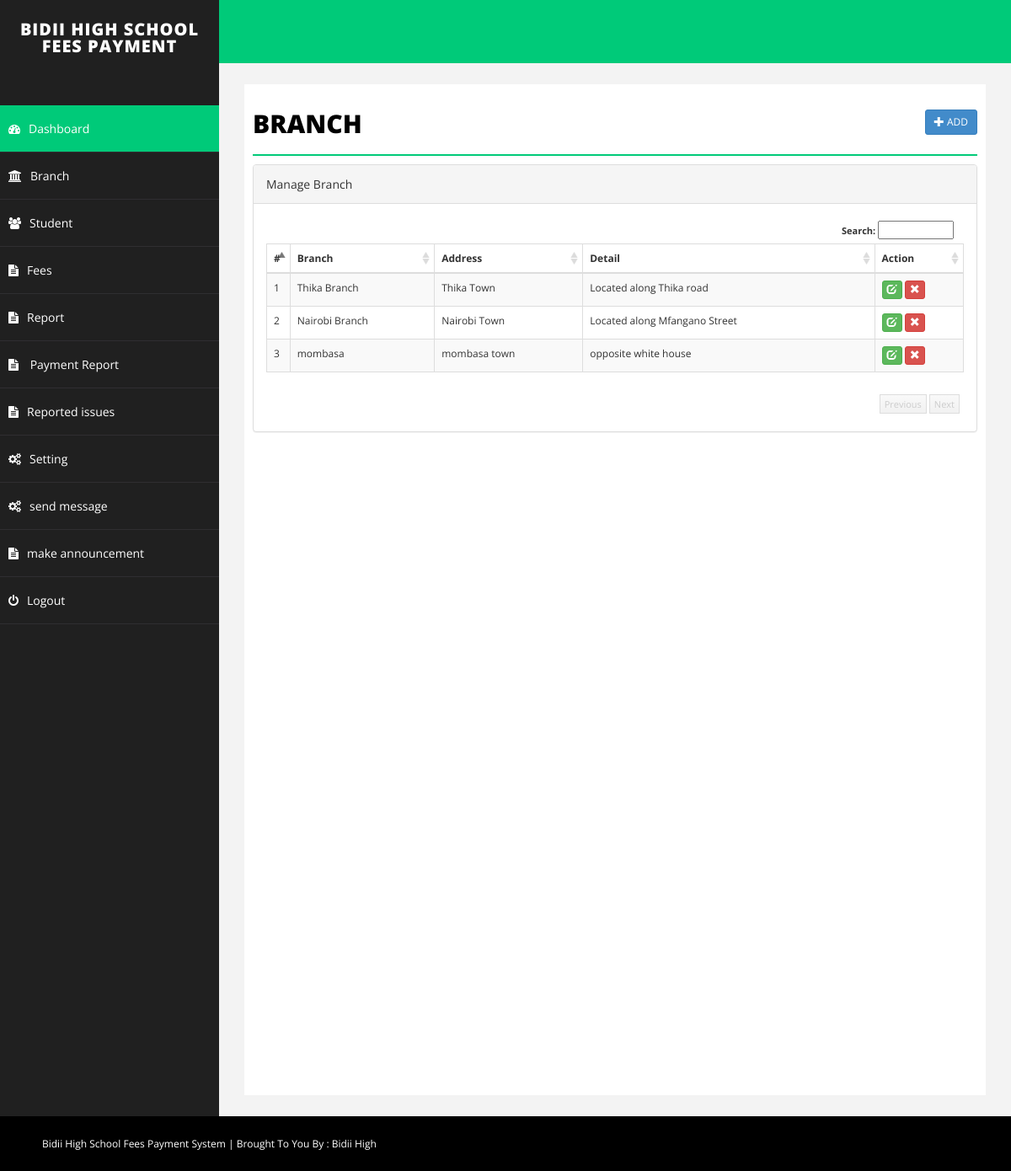
/branch.php, run on the app's committed database.
### tables this page shows
CREATE TABLE `branch` (
  `id` int(11) NOT NULL,
  `branch` varchar(255) NOT NULL,
  `address` text NOT NULL,
  `detail` text NOT NULL,
  `delete_status` enum('0','1') NOT NULL DEFAULT '0'
);

### branch.php (the view, shortened to what this page needs)
<?php
include("php/dbconnect.php");
$branch='';
$address='';
$detail = '';
$id= '';
$action = "add";
?>
<!DOCTYPE html>
<html xmlns="http://www.w3.org/1999/xhtml">
<head>
    <link href="css/bootstrap.css" rel="stylesheet" />
    <link href="css/font-awesome.css" rel="stylesheet" />
    <link href="css/basic.css" rel="stylesheet" />
    <link href="css/custom.css" rel="stylesheet" />
</head>
<?php
include("php/header.php");
?>
        <div id="page-wrapper">
            <div id="page-inner">
                <div class="row">
                    <div class="col-md-12">
                        <h1 class="page-head-line">Branch
						<?php
						echo (isset($_GET['action']) && @$_GET['action']=="add" || @$_GET['action']=="edit")?
						' <a href="branch.php" class="btn btn-primary btn-sm pull-right">Back <i class="glyphicon glyphicon-arrow-right"></i></a>':'<a href="branch.php?action=add" class="btn btn-primary btn-sm pull-right"><i class="glyphicon glyphicon-plus"></i> Add </a>';
						?>
						</h1>
                    </div>
                </div>
        <?php
		 if(isset($_GET['action']) && @$_GET['action']=="add" || @$_GET['action']=="edit")
		 {
		?>
			<script type="text/javascript" src="js/validation/jquery.validate.min.js"></script>
                <div class="row">
                    <div class="col-sm-8 col-sm-offset-2">
               <div class="panel panel-primary">
                        <div class="panel-heading">
                           <?php echo ($action=="add")? "Add Branch": "Edit Branch"; ?>
                        </div>
						<form action="branch.php" method="post" id="signupForm1" class="form-horizontal">
                        <div class="panel-body">
						<div class="form-group">
								<label class="col-sm-2 control-label" for="Old">Branch </label>
								<div class="col-sm-10">
									<input type="text" class="form-control" id="branch" name="branch" value="<?php echo $branch;?>"  />
								</div>
							</div>
							<div class="form-group">
								<label class="col-sm-2 control-label" for="Password"> Address </label>
								<div class="col-sm-10">
	                        <textarea class="form-control" id="address" name="address"><?php echo $address;?></textarea >
								</div>
							</div>
							<div class="form-group">
								<label class="col-sm-2 control-label" for="Confirm"> Detail</label>
								<div class="col-sm-10">
									    <textarea class="form-control" name="detail" id="detail"><?php echo $detail;?></textarea >
								</div>
							</div>
						<div class="form-group">
								<div class="col-sm-8 col-sm-offset-2">
								<input type="hidden" name="id" value="<?php echo $id;?>">
								<input type="hidden" name="action" value="<?php echo $action;?>">
									<button type="submit" name="save" class="btn btn-primary">Save </button>
								</div>
							</div>
                         </div>
							</form>
                        </div>
                            </div>
                </div>
		<script type="text/javascript">
		$( document ).ready( function () {
			 if($("#signupForm1").length > 0)
         {
			$( "#signupForm1" ).validate( {
				rules: {
					branch: "required",
					address: "required"
				},
				messages: {
					branch: "Please enter branch name",
					address: "Please enter address"
				},
				errorElement: "em",
				errorPlacement: function ( error, element ) {
					// Add the `help-block` class to the error element
					error.addClass( "help-block" );
					// Add `has-feedback` class to the parent div.form-group
					// in order to add icons to inputs
					element.parents( ".col-sm-10" ).addClass( "has-feedback" );
					if ( element.prop( "type" ) === "checkbox" ) {
						error.insertAfter( element.parent( "label" ) );
					} else {
						error.insertAfter( element );
					}
					// Add the span element, if doesn't exists, and apply the icon classes to it.
					if ( !element.next( "span" )[ 0 ] ) {
						$( "<span class='glyphicon glyphicon-remove form-control-feedback'></span>" ).insertAfter( element );
					}
				},
				success: function ( label, element ) {
					// Add the span element, if doesn't exists, and apply the icon classes to it.
					if ( !$( element ).next( "span" )[ 0 ] ) {
						$( "<span class='glyphicon glyphicon-ok form-control-feedback'></span>" ).insertAfter( $( element ) );
					}
				},
				highlight: function ( element, errorClass, validClass ) {
					$( element ).parents( ".col-sm-10" ).addClass( "has-error" ).removeClass( "has-success" );
					$( element ).next( "span" ).addClass( "glyphicon-remove" ).removeClass( "glyphicon-ok" );
				},
				unhighlight: function ( element, errorClass, validClass ) {
					$( element ).parents( ".col-sm-10" ).addClass( "has-success" ).removeClass( "has-error" );
					$( element ).next( "span" ).addClass( "glyphicon-ok" ).removeClass( "glyphicon-remove" );
				}
			} );
			}
		} );
	</script>
		<?php
		}else{
		?>
		 <link href="css/datatable/datatable.css" rel="stylesheet" />
		<div class="panel panel-default">
                        <div class="panel-heading">
                            Manage Branch
                        </div>
                        <div class="panel-body">
                             <div class="table-sorting table-responsive">
                                <table class="table table-striped table-bordered table-hover" id="tSortable22">
                                    <thead>
                                        <tr>
                                            <th>#</th>
                                            <th>Branch</th>
                                            <th>Address</th>
                                            <th>Detail</th>
											<th>Action</th>
                                        </tr>
                                    </thead>
                                    <tbody>
									<?php
									$sql = "select * from branch where delete_status='0'";
									$q = $conn->query($sql);
									$i=1;
									while($r = $q->fetch_assoc())
									{
									echo '<tr>
                                            <td>'.$i.'</td>
                                            <td>'.$r['branch'].'</td>
                                            <td>'.$r['address'].'</td>
                                            <td>'.$r['detail'].'</td>
											<td>
											<a href="branch.php?action=edit&id='.$r['id'].'" class="btn btn-success btn-xs"><span class="glyphicon glyphicon-edit"></span></a>
											<a onclick="return confirm(\'Are you sure you want to delete this record\');" href="branch.php?action=delete&id='.$r['id'].'" class="btn btn-danger btn-xs"><span class="glyphicon glyphicon-remove"></span></a> </td>
                                        </tr>';
										$i++;
									}
									?>
                                    </tbody>
                                </table>
                            </div>
                        </div>
                    </div>
		<?php
		}
		?>
            </div>
        </div>
    </div>
    <div id="footer-sec">
	Bidii High School Fees Payment System | Brought To You By : <a href="#" target="_blank">Bidii High</a>
    </div>
</body>
</html>

### database/css/basic.css (style rules this page uses)
body { font-family: 'Open Sans', sans-serif; line-height:25px; }
#page-wrapper { padding: 15px 15px; min-height: 600px; background: #F3F3F3; }
#page-inner { width: 100%; margin: 10px 20px 10px 0px; background-color: #fff!important; padding: 10px; min-height: 1200px; }
.page-head-line { font-size: 30px; text-transform: uppercase; color: #000; font-weight: 800; padding-bottom: 20px; border-bottom: 2px solid #00CA79; margin-bottom: 10px; }
#footer-sec { background-color:#000; padding:20px 50px; color:#fff; font-size:12px; }
#footer-sec a { color:#fff; }
@media (min-width:768px) { #page-wrapper { margin: 0 0 0 260px; padding: 15px 30px; min-height: 1200px; } }

### database/css/datatable/datatable.css (style rules this page uses)
.dataTable { float: left; }
.table-sorting { padding: 0px; position: relative; font-size: 12px; background-color: #FFF; }
.table-sorting .table { border-top: 1px solid #DDD; border-bottom: 1px solid #DDD; }
.table-sorting .sorting_asc { background: url('../../img/datatable/sort_asc.png') no-repeat center right; cursor: pointer; }
.table-sorting .sorting { background: url('../../img/datatable/sort_both.png') no-repeat center right; cursor: pointer; }

### data on the page
branch: branch "Thika Branch", address "Thika Town", detail "Located along Thika road"
branch: branch "Nairobi Branch", address "Nairobi Town", detail "Located along Mfangano Street"
branch: branch "mombasa", address "mombasa town", detail "opposite white house"
